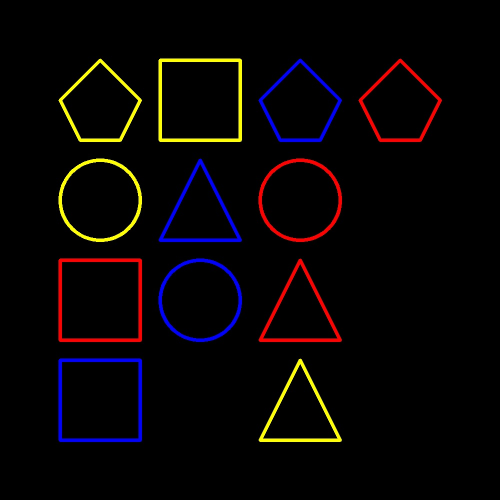
#> input picture lab2/output.jpg, 1000 x 1000 px (shown at 1/2 size)
$ python vision.py
#> lines starting #> are read from the running program, lines starting #| are printed output that depends on the picture; after the words box and inside, x2 and y2 are one past the last pixel; in counts of white or black regions, pixels touching at a corner belong together
#
#   Copyright mas0yama t.me/cereshouse
#
import numpy as np
import matplotlib.pyplot as plt
import cv2


# Вариант 16
#   figure = 1 - круг
#  цвет = 16 mod 3 + 1 = 2 - синий


# Каждый должен оставить свой след и чего-то добиться

def main():
    src = cv2.imread("output.jpg", cv2.IMREAD_COLOR)
#> src is the input picture: shape (1000, 1000, 3); mean B, G, R 4.3, 4, 7.6
    # [10 lines of commented-out code are left out]

    blue_low = np.array([100, 150,0])
    blue_high = np.array([140, 255, 255])
    #red_lower = np.array([0, 0, 50])
    #red_higher = np.array([50, 50, 255])
    mask = cv2.inRange(src, 20, 150)
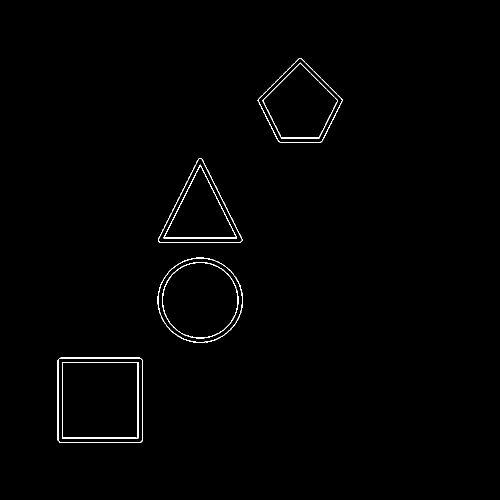
#> mask: shape (1000, 1000) (shown at 1/2 size); 0.61% white in thin lines or dots, all inside (x1, y1, x2, y2) = (115, 116, 685, 885)
    #cv2.imshow("mask", mask)
    selection = cv2.bitwise_and(src, src, mask=mask)
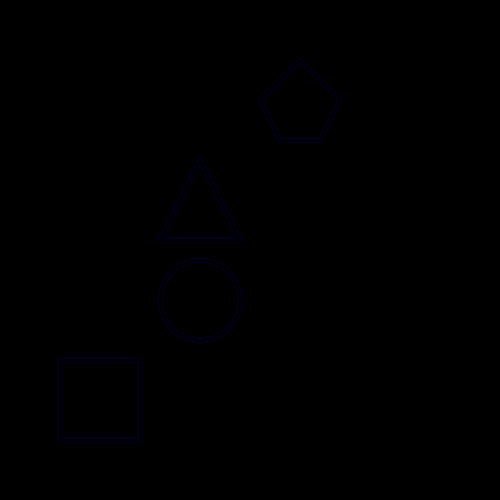
#> selection: shape (1000, 1000, 3) (shown at 1/2 size); mean B, G, R 0.4, 0, 0
    #cv2.imshow("selection", selection)
    ## need to make selection brighter

    gray = cv2.cvtColor(selection, cv2.COLOR_BGR2GRAY)
    #cv2.imshow("sel",gray)
    canny = cv2.Canny(cv2.blur(mask,(3,3) ),1, 255)
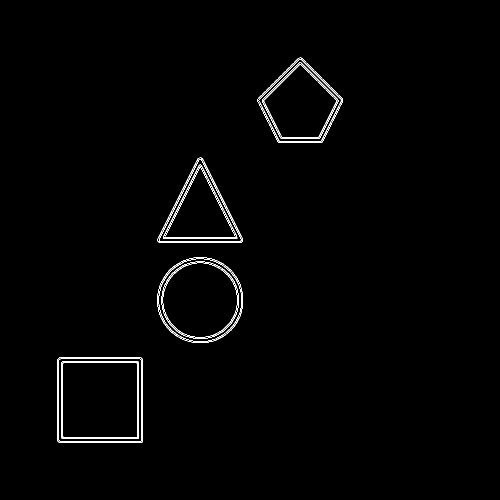
#> canny: shape (1000, 1000) (shown at 1/2 size); 0.97% white in thin lines or dots, all inside (x1, y1, x2, y2) = (114, 115, 686, 886)
    cv2.imshow("canny",canny)
    # cv::findContours - находит контуры в бинарном изображении
    # params:
    #
    contours = cv2.findContours(canny.copy(), cv2.RETR_EXTERNAL, cv2.CHAIN_APPROX_SIMPLE)[0]
#> contours = 4 contours; box (x1, y1, x2, y2) and area: (114, 714, 286, 886) 29204, (314, 514, 486, 686) 23090, (514, 115, 686, 286) 18720, (315, 315, 486, 486) 15679

    #cv2.drawContours( src, contours, -1, (0,255,0), 4 )
    for cont in contours:
        # вычисление периметра и определение количества углов
        # Calculates a contour perimeter or a curve length.
        # The function computes a curve length or a closed contour perimeter.
        sm = cv2.arcLength(cont, True)


        #Approximates a polygonal curve(s) with the specified precision.

        apd = cv2.approxPolyDP(cont, 0.03 * sm, True)
        print(len(apd))
        # выделение контуров
        if len(apd) == 8:
            cv2.drawContours(src, [cont], -1, (251, 0, 255), 10)
#> this loop made 4 passes
#> (sm, apd) on passes 1, 3: (675.2, [[118, 715], [115, 882], [284, 884], [285, 718]]), (580.4, [[396, 316], [315, 482], [482, 485]])
#> sm on passes 2, 4: 569.2, 543.8
#| 4
#| 8
#| 3
#| 5
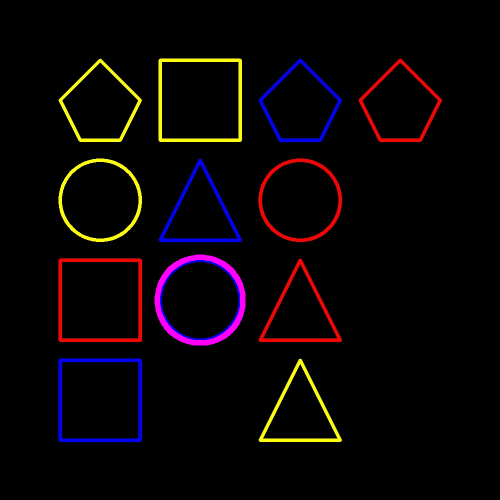
#> src: shape (1000, 1000, 3) (shown at 1/2 size); 0.62% of pixels changed, all inside (x1, y1, x2, y2) = (309, 509, 491, 691)
    #cv2.imshow("selection", canny)
    cv2.waitKey(0)
    cv2.imwrite("selected.jpg",src)
    #cv2.waitKey(0)
    #cv2.imshow("mask",mask)
    cv2.waitKey(0)

if __name__ == "__main__":
    main()
